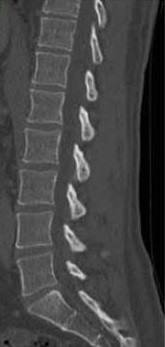
#> input picture Ben/37736735_2061362360549587_9024993033665380352_n.jpg, 165 x 347 px
$ python ITRI_Project1.py   (older library calls are emulated)
#> lines starting #> are read from the running program, lines starting #| are printed output that depends on the picture; after the words box and inside, x2 and y2 are one past the last pixel; in counts of white or black regions, pixels touching at a corner belong together
### Ben/functions/functions.py
import cv2
import numpy as np
import pandas as pd

def endpoint_attribution(cx,cy,endpoints):   # Get 4 end points's position
    position=[]

    for i in range(4):
     if endpoints[i][0]>cx and endpoints[i][1]>cy:
          position=np.append(position,'right down')
     elif endpoints[i][0]>cx and endpoints[i][1]<cy:
         position = np.append(position, 'right up')
     elif endpoints[i][0]<cx and endpoints[i][1]<cy:
         position = np.append(position, 'left up')
     else:
         position = np.append(position, 'left down')

    df = pd.DataFrame(position, columns=['endpoint_position'])
    return df

def draw(contours,img_color):
    endpoint_img=np.copy(img_color)
    num_roi = 0  # the num of effective bone's 4 end points
    df=pd.DataFrame()  #final output
    # find 4 end points  and other features
    for cnt in contours:
        area = cv2.contourArea(cnt)
        x, y, w, h = cv2.boundingRect(cnt)
        aspect_ratio = float(w) / h
        rect_area = w * h
        extent = float(area) / rect_area
        #delete error area
        if area>120:
           cv2.drawContours(img_color, [cnt], -1, (0, 0, 255), 1)

        #end poont
        endpoints = np.zeros((4, 2), dtype=np.int32)
        #approx
        approx = cv2.approxPolyDP(cnt, 8, True)
        # pirimeter
        perimeter = cv2.arcLength(cnt, True)
        # get data  for pd
        if area>120 and np.shape(approx)[0]==4:
            # centroid
            M = cv2.moments(cnt)
            if M['m00'] == 0:
                    continue
            cx = int(M['m10'] / M['m00'])
            cy = int(M['m01'] / M['m00'])
            cv2.putText(img_color, str(num_roi+1), (cx, cy), cv2.FONT_HERSHEY_SIMPLEX, 0.5, (255, 255, 255), 1, cv2.LINE_AA)
            num_roi += 1

            #get all the contours's points
            mask=np.zeros(img_color.shape,np.uint8)
            cv2.drawContours(mask,[cnt],0,255,thickness=cv2.FILLED)
            contourPoints=np.transpose(np.nonzero(mask))
            y = np.reshape(contourPoints[:, 0], (len(contourPoints[:, 0]), 1))
            x = np.reshape(contourPoints[:, 1], (len(contourPoints[:, 1]), 1))
            index = np.full(x.shape, num_roi)
            pixelpoints = np.hstack((index,x,y))
            df_points = pd.DataFrame(pixelpoints,columns=['index','x', 'y'])

            # get all the end points
            for i in range(np.shape(approx)[0]):
                cv2.circle(img_color, (approx[i][0][0], approx[i][0][1]), 1, [0, 255, 0], 2)
                cv2.circle(endpoint_img, (approx[i][0][0], approx[i][0][1]), 1, [0, 255, 0], 2)
                endpoints[i][0]=approx[i][0][0]
                endpoints[i][1]=approx[i][0][1]

            #panda
            df_feature=pd.DataFrame({'cx':[cx],'cy':[cy],'area':[area],'perimeter':[perimeter]})
            df_endpoints=pd.DataFrame(endpoints,columns=['endpoint_x','endpoint_y'])
            df_all = pd.concat([df_points, df_endpoints, endpoint_attribution(cx, cy, endpoints),df_feature], 1)  #combine in x-direction
            df = df.append(df_all)         #combine in y-direction

    print("找到%d個有效椎骨的座標"%num_roi)
    #print(df)
    df.to_csv("coordinate_forAllContours_points.csv")
    return endpoint_img

# [8 lines left out: function sobel, not called in this run]

def enhance(img):
    #sharpen
    kernel = np.array([[-1,-1,-1], [-1,9,-1], [-1,-1,-1]])
    sharpen = cv2.filter2D(img, -1, kernel)
    #gaussianblur
    blur = cv2.GaussianBlur(sharpen,(5,5),0)
    return blur

def filling_hole_tl(img):
    im_floodfill = img.copy()
    # Mask used to flood filling.
    # Notice the size needs to be 2 pixels than the image.
    h, w= img.shape[:2]
    mask = np.zeros((h+2, w+2), np.uint8)
    # Floodfill from point (0, 0)
    cv2.floodFill(im_floodfill, mask, (0,0), 255)
    # Invert floodfilled image
    im_floodfill_inv = cv2.bitwise_not(im_floodfill)
    # Combine the two images to get the foreground.
    filled_img = img | im_floodfill_inv
    return filled_img

# [80 lines left out: functions filling_hole_br, endpoint, features, not called in this run]

### Ben/ITRI_Project1.py
import numpy as np
import pandas as pd
import cv2
import functions.functions as fc

def roi(img):
    #CLAHE (Contrast Limited Adaptive Histogram Equalization)
    clahe = cv2.createCLAHE(clipLimit=2.0, tileGridSize=(8,8))
    cl1 = clahe.apply(img)
    #enhance
    enhance_img=fc.enhance(cl1)
    #otsu threshold
    ret,thr = cv2.threshold(enhance_img,0,255,cv2.THRESH_BINARY+cv2.THRESH_OTSU)
    #filling hole
    filling_img=fc.filling_hole_tl(thr)
    #opening
    kernel = np.ones((5,5),np.uint8)
    opening = cv2.morphologyEx(filling_img, cv2.MORPH_OPEN, kernel)
    #contuour
    image, contours, hierarchy = cv2.findContours(opening,cv2.RETR_EXTERNAL,cv2.CHAIN_APPROX_SIMPLE)
    img=cv2.cvtColor(img,cv2.COLOR_GRAY2BGR)
    #draw,features and endpoint
    fc.draw(contours,img)
    #stacking images side-by-side
    opening=cv2.cvtColor(opening,cv2.COLOR_GRAY2BGR)
    roi=np.hstack((opening,img))
    '''
    #show
    cv2.imshow("clahe",cl1)
    cv2.imshow("enchance",enhance_img)
    cv2.imshow("otsu",thr)
    cv2.imshow("filling_hole",filling_img)
    cv2.imshow("opening",opening)
    '''
    return roi

#main
img1=cv2.imread("37736735_2061362360549587_9024993033665380352_n.jpg",0)
#> img1: shape (347, 165); min 0, max 229, mean 68.9
roi_img1=roi(img1)
#> in enhance, `sharpen = cv2.filter2D(img, -1, kernel)`:
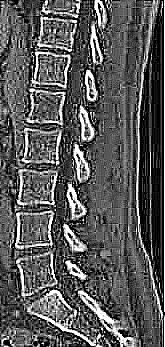
#> sharpen: shape (347, 165); min 0, max 255, mean 88.7
#> in enhance, `blur = cv2.GaussianBlur(sharpen,(5,5),0)`:
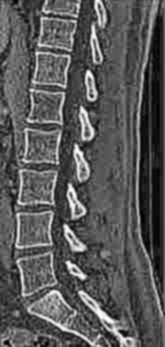
#> blur: shape (347, 165); min 0, max 253, mean 88.2
#> in roi, `ret,thr = cv2.threshold(enhance_img,0,255,cv2.THRESH_BINARY+cv2.THRESH..`:
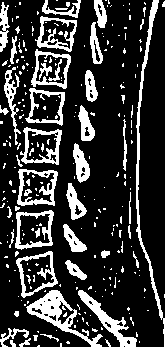
#> thr: shape (347, 165); 21.3% white; 264 white regions (218 under 20 px), largest, box (x1, y1, x2, y2) and area: (26, 290, 103, 347) 1113, (136, 0, 165, 347) 1066, (78, 290, 137, 347) 755
#> in roi, `ret,thr = cv2.threshold(enhance_img,0,255,cv2.THRESH_BINARY+cv2.THRESH..`: ret = 111
#> in filling_hole_tl, `cv2.floodFill(im_floodfill, mask, (0,0), 255)`:
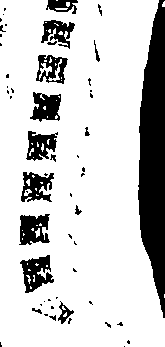
#> im_floodfill: shape (347, 165); 80.7% white; 55 black regions (37 under 20 px), largest, box (x1, y1, x2, y2) and area: (138, 0, 165, 318) 5997, (20, 255, 54, 293) 702, (19, 214, 50, 245) 678
#> in filling_hole_tl, `filled_img = img | im_floodfill_inv`: filled_img: shape (347, 165); 40.5% white; 213 white regions (173 under 20 px), largest, box (x1, y1, x2, y2) and area: (136, 0, 165, 347) 7081, (26, 290, 103, 347) 1359, (16, 251, 58, 298) 1284
#> in roi, `opening = cv2.morphologyEx(filling_img, cv2.MORPH_OPEN, kernel)`:
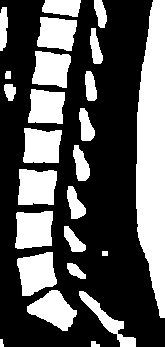
#> opening: shape (347, 165); 36.1% white; 25 white regions
#> in roi, `image, contours, hierarchy = cv2.findContours(opening,cv2.RETR_EXTERNA..`: contours = 25 contours, 1 with area under 20; largest, box (x1, y1, x2, y2) and area: (136, 0, 165, 318) 6704, (17, 252, 57, 296) 1192, (15, 211, 53, 249) 1177, (18, 169, 57, 205) 1172, (23, 128, 62, 163) 1102
#> the loop in draw, `for cnt in contours:` made 4 passes
#> (area, w, h, aspect_ratio, rect_area, extent) on pass 4: (1082, 50, 41, 1.22, 2050, 0.528)
#> (area, w, h, aspect_ratio, rect_area, extent) on pass 1: (28.5, 9, 6, 1.5, 54, 0.528)
#> after the loop in draw, `for cnt in contours:`:
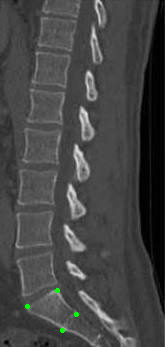
#> endpoint_img: shape (347, 165, 3); mean B, G, R 68.8, 69.1, 68.8
#> after the loop in draw, `for cnt in contours:`:
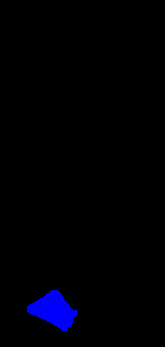
#> mask: shape (347, 165, 3); mean B, G, R 5.1, 0, 0
#> after the loop in draw, `for cnt in contours:`: num_roi = 1
#> (the run stopped early here; a loop or call above may not have finished)
